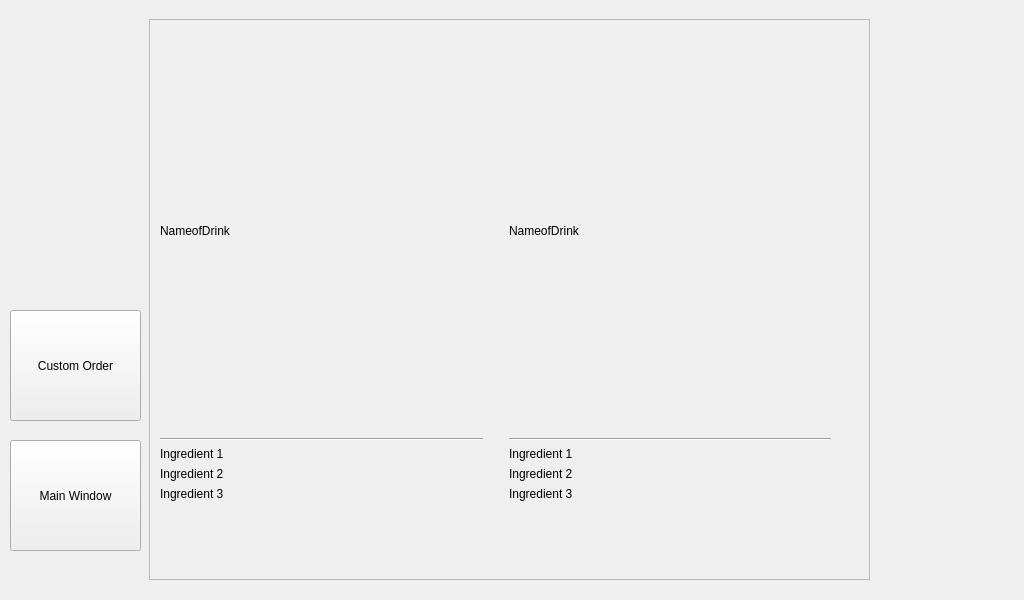
<?xml version="1.0" encoding="UTF-8"?>
<ui version="4.0">
 <class>menuShell</class>
 <widget class="QWidget" name="menuShell">
  <property name="geometry">
   <rect>
    <x>0</x>
    <y>0</y>
    <width>1024</width>
    <height>600</height>
   </rect>
  </property>
  <property name="windowTitle">
   <string>Form</string>
  </property>
  <widget class="QWidget" name="widget_2" native="true">
   <property name="geometry">
    <rect>
     <x>0</x>
     <y>0</y>
     <width>1024</width>
     <height>600</height>
    </rect>
   </property>
   <widget class="QPushButton" name="backToMain">
    <property name="geometry">
     <rect>
      <x>10</x>
      <y>440</y>
      <width>131</width>
      <height>111</height>
     </rect>
    </property>
    <property name="text">
     <string>Main Window</string>
    </property>
   </widget>
   <widget class="QWidget" name="widget" native="true">
    <property name="geometry">
     <rect>
      <x>149</x>
      <y>19</y>
      <width>721</width>
      <height>561</height>
     </rect>
    </property>
    <property name="autoFillBackground">
     <bool>false</bool>
    </property>
    <widget class="QScrollArea" name="scrollArea">
     <property name="geometry">
      <rect>
       <x>0</x>
       <y>0</y>
       <width>721</width>
       <height>561</height>
      </rect>
     </property>
     <property name="widgetResizable">
      <bool>true</bool>
     </property>
     <widget class="QWidget" name="scrollAreaWidgetContents">
      <property name="geometry">
       <rect>
        <x>0</x>
        <y>0</y>
        <width>719</width>
        <height>559</height>
       </rect>
      </property>
      <widget class="QWidget" name="gridLayoutWidget_3">
       <property name="geometry">
        <rect>
         <x>10</x>
         <y>10</y>
         <width>671</width>
         <height>471</height>
        </rect>
       </property>
       <layout class="QGridLayout" name="gridLayout_3">
        <item row="0" column="1">
         <spacer name="verticalSpacer">
          <property name="orientation">
           <enum>Qt::Vertical</enum>
          </property>
          <property name="sizeHint" stdset="0">
           <size>
            <width>20</width>
            <height>40</height>
           </size>
          </property>
         </spacer>
        </item>
        <item row="0" column="0">
         <layout class="QGridLayout" name="gridLayout">
          <item row="3" column="0">
           <widget class="QLabel" name="label_3">
            <property name="text">
             <string>Ingredient 2</string>
            </property>
           </widget>
          </item>
          <item row="2" column="0">
           <widget class="QLabel" name="label_2">
            <property name="text">
             <string>Ingredient 1</string>
            </property>
           </widget>
          </item>
          <item row="4" column="0">
           <widget class="QLabel" name="label_4">
            <property name="text">
             <string>Ingredient 3</string>
            </property>
           </widget>
          </item>
          <item row="1" column="0">
           <widget class="Line" name="line">
            <property name="orientation">
             <enum>Qt::Horizontal</enum>
            </property>
           </widget>
          </item>
          <item row="0" column="0">
           <widget class="QLabel" name="label">
            <property name="sizePolicy">
             <sizepolicy hsizetype="MinimumExpanding" vsizetype="MinimumExpanding">
              <horstretch>0</horstretch>
              <verstretch>0</verstretch>
             </sizepolicy>
            </property>
            <property name="minimumSize">
             <size>
              <width>0</width>
              <height>50</height>
             </size>
            </property>
            <property name="text">
             <string>NameofDrink</string>
            </property>
           </widget>
          </item>
         </layout>
        </item>
        <item row="0" column="2">
         <layout class="QGridLayout" name="gridLayout_2">
          <item row="3" column="0">
           <widget class="QLabel" name="label_5">
            <property name="text">
             <string>Ingredient 2</string>
            </property>
           </widget>
          </item>
          <item row="2" column="0">
           <widget class="QLabel" name="label_7">
            <property name="text">
             <string>Ingredient 1</string>
            </property>
           </widget>
          </item>
          <item row="4" column="0">
           <widget class="QLabel" name="label_8">
            <property name="text">
             <string>Ingredient 3</string>
            </property>
           </widget>
          </item>
          <item row="1" column="0">
           <widget class="Line" name="line_2">
            <property name="orientation">
             <enum>Qt::Horizontal</enum>
            </property>
           </widget>
          </item>
          <item row="0" column="0">
           <widget class="QLabel" name="label_6">
            <property name="sizePolicy">
             <sizepolicy hsizetype="MinimumExpanding" vsizetype="MinimumExpanding">
              <horstretch>0</horstretch>
              <verstretch>0</verstretch>
             </sizepolicy>
            </property>
            <property name="minimumSize">
             <size>
              <width>0</width>
              <height>50</height>
             </size>
            </property>
            <property name="text">
             <string>NameofDrink</string>
            </property>
           </widget>
          </item>
         </layout>
        </item>
       </layout>
      </widget>
     </widget>
    </widget>
   </widget>
   <widget class="QPushButton" name="backToMain_2">
    <property name="geometry">
     <rect>
      <x>10</x>
      <y>310</y>
      <width>131</width>
      <height>111</height>
     </rect>
    </property>
    <property name="text">
     <string>Custom Order</string>
    </property>
   </widget>
  </widget>
 </widget>
 <resources/>
 <connections/>
</ui>
